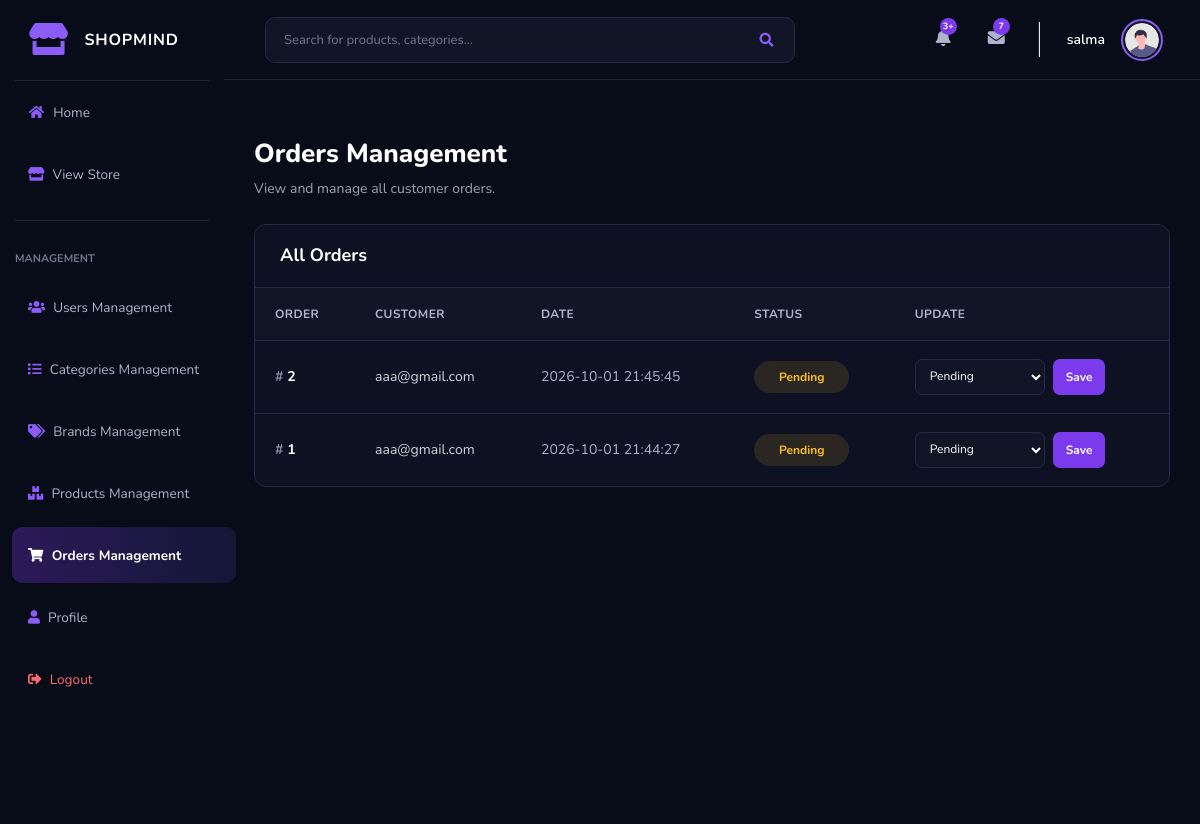
Page /admin_sidebar/orders-management.php (signed in) on the committed database.
### tables this page shows
CREATE TABLE `orders` (
  `id` int NOT NULL AUTO_INCREMENT,
  `user_id` int DEFAULT NULL,
  `user_email` varchar(100) NOT NULL,
  `order_date` timestamp NOT NULL DEFAULT CURRENT_TIMESTAMP,
  `status` varchar(20) DEFAULT 'Pending',
  PRIMARY KEY (`id`),
  KEY `user_email` (`user_email`),
  KEY `idx_orders_user_id` (`user_id`),
  CONSTRAINT `fk_orders_user` FOREIGN KEY (`user_id`) REFERENCES `users` (`id`) ON UPDATE CASCADE,
  CONSTRAINT `orders_ibfk_1` FOREIGN KEY (`user_email`) REFERENCES `users` (`Email`)
);

### admin_sidebar/orders-management.php (the view, shortened to what this page needs)
<?php
function h(mixed $value): string
{
    return htmlspecialchars(
        (string) $value,
        ENT_QUOTES,
        'UTF-8'
    );
}
$sql = "
    SELECT
        id,
        user_email,
        order_date,
        status
    FROM orders
    ORDER BY order_date DESC
";
$result = $conn->query($sql);
?>
<!DOCTYPE html>
<html lang="en">
<head>
<link
    href="../vendor/fontawesome-free/css/all.min.css"
    rel="stylesheet"
    type="text/css"
>
<link
    href="../css/sb-admin-2.min.css"
    rel="stylesheet"
>
</head>
<body id="page-top">
<div id="wrapper">
<?php
$sidebar_file =
    __DIR__ . '/../includes/sidebar.php';
if (file_exists($sidebar_file)) {
    include $sidebar_file;
}
?>
<div
    id="content-wrapper"
    class="d-flex flex-column"
>
    <div id="content">
        <?php
        $topbar_file =
            __DIR__ . '/../includes/topbar.php';
        if (file_exists($topbar_file)) {
            include $topbar_file;
        }
        ?>
        <div class="shopmind-content">
            <div class="shopmind-title">
                Orders Management
            </div>
            <div class="shopmind-subtitle">
                View and manage all customer orders.
            </div>
            <div class="shopmind-card">
                <div class="shopmind-card-header">
                    <h6 class="shopmind-card-title">
                        All Orders
                    </h6>
                </div>
                <div class="orders-table-wrapper">
                    <table class="shopmind-table">
                        <thead>
                            <tr>
                                <th>
                                    Order
                                </th>
                                <th>
                                    Customer
                                </th>
                                <th>
                                    Date
                                </th>
                                <th>
                                    Status
                                </th>
                                <th>
                                    Update
                                </th>
                            </tr>
                        </thead>
                        <tbody>
                        <?php if ($result->num_rows > 0): ?>
                            <?php while (
                                $order =
                                $result->fetch_assoc()
                            ): ?>
                                <?php
                                $current_status =
                                    (string) (
                                        $order['status']
                                        ?? 'Pending'
                                    );
                                $status_class =
                                    match ($current_status) {
                                        'Processing'
                                            => 'status-processing',
                                        'Completed'
                                            => 'status-completed',
                                        'Cancelled'
                                            => 'status-cancelled',
                                        default
                                            => 'status-pending',
                                    };
                                ?>
                                <tr>
                                    <td>
                                        <div class="order-id">
                                            <span class="order-hash">
                                                #
                                            </span>
                                            <?= h(
                                                $order['id']
                                            ) ?>
                                        </div>
                                    </td>
                                    <td>
                                        <span class="customer-email">
                                            <?= h(
                                                $order['user_email']
                                                ?? 'Unknown'
                                            ) ?>
                                        </span>
                                    </td>
                                    <td>
                                        <span class="order-date">
                                            <?= h(
                                                $order['order_date']
                                                ?? ''
                                            ) ?>
                                        </span>
                                    </td>
                                    <td>
                                        <span
                                            class="status-badge <?= h($status_class) ?>"
                                        >
                                            <?= h(
                                                $current_status
                                            ) ?>
                                        </span>
                                    </td>
                                    <td>
                                        <form
                                            method="POST"
                                            class="status-form"
                                        >
                                            <select
                                                name="status"
                                                class="status-select"
                                                required
                                            >
                                                <option
                                                    value="Pending"
                                                    <?= $current_status === 'Pending'
                                                        ? 'selected'
                                                        : '' ?>
                                                >
                                                    Pending
                                                </option>
                                            </select>
                                            <button
                                                type="submit"
                                                class="save-btn"
                                            >
                                                Save
                                            </button>
                                        </form>
                                    </td>
                                </tr>
                            <?php endwhile; ?>
                        <?php endif; ?>
                        </tbody>
                    </table>
                </div>
            </div>
        </div>
    </div>
</div>
</div>
</body>
</html>

### admin_sidebar/orders-management.php (style rules this page uses)
html, body { background: #080b18 !important; color: #ffffff; margin: 0; padding: 0; }
body { overflow-x: hidden; }
#wrapper { background: #080b18 !important; min-height: 100vh; }
#content-wrapper { background: #080b18 !important; min-height: 100vh; }
#content { background: #080b18 !important; min-height: 100vh; }
.shopmind-content { padding: 30px; background: #080b18; min-height: calc(100vh - 80px); }
.shopmind-title { font-size: 26px; font-weight: 800; color: #ffffff; margin-bottom: 5px; }
.shopmind-subtitle { color: #9ca3af; font-size: 14px; margin-bottom: 25px; }
.shopmind-card { background: #0d1122; border: 1px solid #252b45; border-radius: 12px; overflow: hidden; width: 100%; }
.shopmind-card-header { padding: 20px 25px; border-bottom: 1px solid #252b45; background: #0d1122; }
.shopmind-card-title { margin: 0; color: #ffffff; font-size: 18px; font-weight: 700; }
.orders-table-wrapper { width: 100%; overflow-x: auto; }
.shopmind-table { width: 100%; border-collapse: collapse; margin: 0; }
.shopmind-table thead { background: #111626; }
.shopmind-table th { padding: 17px 20px; color: #aeb6cc; font-size: 12px; font-weight: 700; text-transform: uppercase; letter-spacing: .4px; border-bottom: 1px solid #252b45; white-space: nowrap; }
.shopmind-table td { padding: 18px 20px; color: #ffffff; font-size: 14px; border-bottom: 1px solid #252b45; vertical-align: middle; }
.shopmind-table tbody tr { transition: .2s ease; }
.shopmind-table tbody tr:last-child td { border-bottom: none; }
.order-id { color: #ffffff; font-weight: 700; }
.order-hash { color: #8b93a7; }
.customer-email { color: #d1d5db; }
.order-date { color: #aeb4ca; }
.status-badge { display: inline-flex; align-items: center; justify-content: center; min-width: 95px; padding: 7px 12px; border-radius: 20px; font-size: 12px; font-weight: 700; }
.status-pending { background: rgba( 251, 191, 36, 0.12 ); color: #fbbf24; }
.status-form { display: flex; align-items: center; gap: 8px; }
.status-select { min-width: 130px; height: 36px; padding: 0 10px; background: #111626 !important; border: 1px solid #252b45 !important; border-radius: 7px; color: #ffffff !important; font-size: 12px; outline: none; }
.status-select option { background: #111626; color: #ffffff; }
.save-btn { height: 36px; padding: 0 13px; border: none; border-radius: 7px; background: #7c3aed; color: #ffffff; font-size: 12px; font-weight: 700; cursor: pointer; transition: .2s ease; }

### rows in the picture
orders: id "2", user_email "aaa@gmail.com", order_date "2026-10-01 21:45:45", status "Pending"
orders: id "1", user_email "aaa@gmail.com", order_date "2026-10-01 21:44:27", status "Pending"

### other values in the picture
$_SESSION['name'] "salma"
